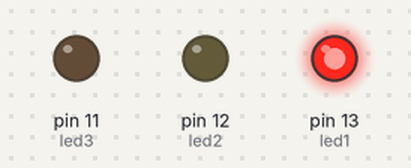
Recording of a sketch running on a simulated Arduino Uno, built with avr-gcc and run on an emulated ATmega328P. Shown: output pins drawn as LEDs (lit = HIGH). What the sketch prints to the serial monitor is not drawn.

Above: at 0.5 s.
At 2.5 s:
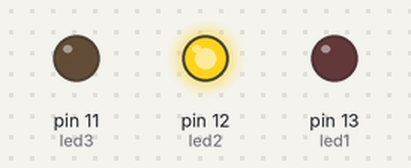
At 4.5 s:
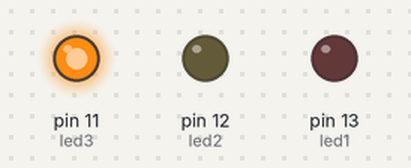
At 6.0 s:
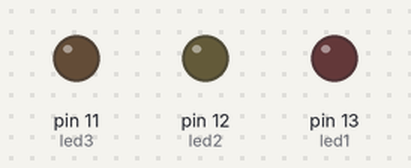
Timing chart, 0 to 9.1 s (numbered marks = the images above):
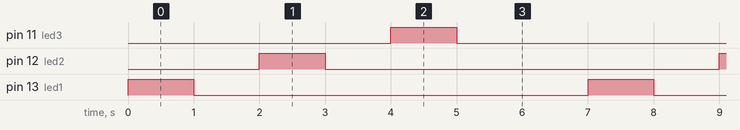

Measured:
- by itself, pin 11 (led3), pin 12 (led2), pin 13 (led1): alternates HIGH for 1.0 s and LOW for 6.0 s
- by itself, everything shown: repeats every 7.0 s, in 6 steps

The sketch:

sketch.ino
```cpp
int led1 = 13;
int led2 = 12;
int led3 = 11;
int led4 = 10;
int greet;

void setup() {
  // put your setup code here, to run once:
  pinMode(led1, OUTPUT);
  pinMode(led2, OUTPUT);
  pinMode(led3, OUTPUT);

  Serial.begin(9600);

}

void loop() {
  // put your main code here, to run repeatedly:

  Serial.print("Hello there : ");
  Serial.println(greet);

  digitalWrite(led1, HIGH);
  delay(1000);
  digitalWrite(led1,LOW);
  delay(1000);
  digitalWrite(led2, HIGH);
  delay(1000);
  digitalWrite(led2,LOW);
  delay(1000);
  digitalWrite(led3, HIGH);
  delay(1000);
  digitalWrite(led3, LOW);
  delay(1000);
  digitalWrite(led4, HIGH);
  delay(1000);
  digitalWrite(led4, LOW);

}
```
